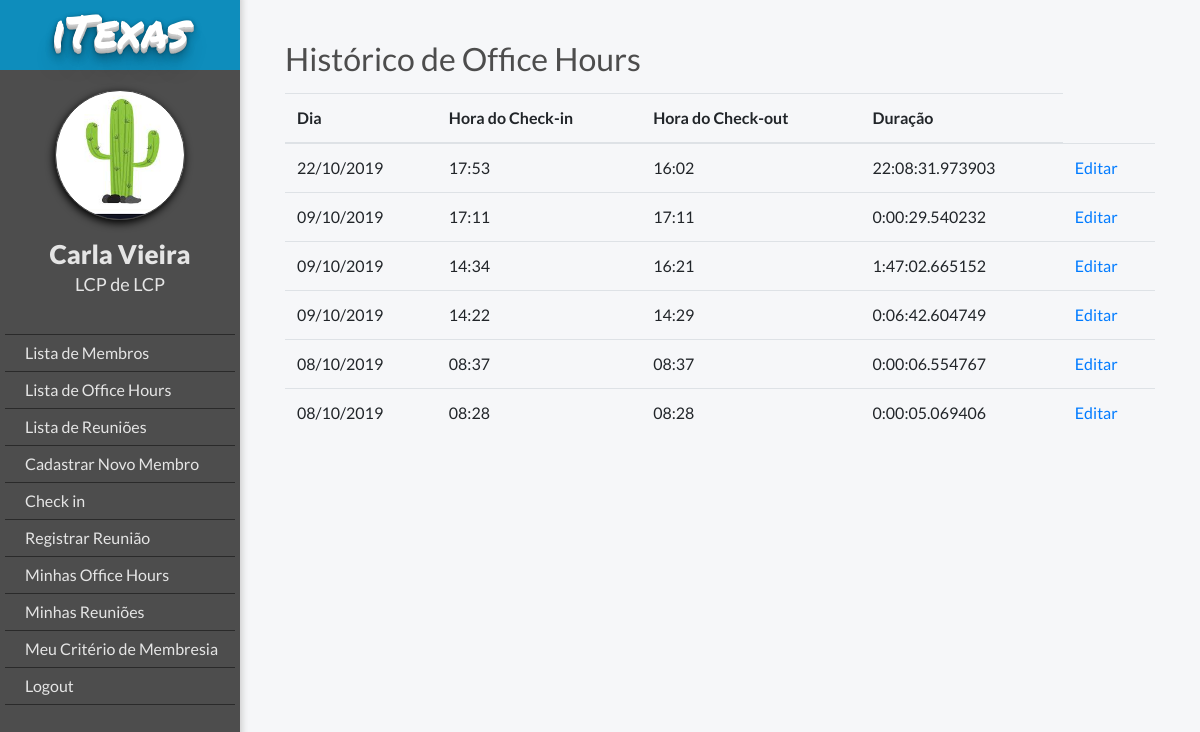
Page /office_hours/myhistory/ (signed in) on the committed database.
### members/models.py (models this page shows, shortened)
class MyUser(AbstractBaseUser):
    POST = (('1,', 'LCP'), ('2', 'LCVP'), ('3', 'TLB'), ('4', 'Membro'))
    DEPARTMENT = (
    ('1', 'LCP'), ('2', 'PM'), ('3', 'F&L'), ('4', 'B2C'), ('5', 'B2B'), ('6', 'OGE'), ('7', 'OGT'), ('8', 'OGV'),
    ('9', 'IGE'), ('10', 'IGT'),)
    email = models.EmailField(verbose_name='E-mail', max_length=255, unique=True)
    podio_code = models.CharField(max_length=10, verbose_name='ID do Podio', unique=True)
    first_name = models.CharField(max_length=20, verbose_name='Nome')
    last_name = models.CharField(max_length=20, verbose_name='Sobrenome')
    post = models.CharField(max_length=2, choices=POST, blank=True, null=True, verbose_name='Cargo')
    department = models.CharField(max_length=2, choices=DEPARTMENT, blank=True, null=True, verbose_name='Área')
    leader = models.ForeignKey("MyUser", blank=True, null=True, on_delete=models.SET_NULL, verbose_name='Líder')
    is_working = models.BooleanField(default=False)
    is_active = models.BooleanField(default=True, verbose_name='Está ativo')
    is_admin = models.BooleanField(default=False, verbose_name='É administrador')
    objects = MyUserManager()
    USERNAME_FIELD = 'podio_code'
    REQUIRED_FIELDS = ['email', 'first_name']

### office_hours/models.py (models this page shows)
class OfficeHour(models.Model):
    member = models.ForeignKey(MyUser, verbose_name='Membro', on_delete=models.CASCADE)
    date = models.DateField(verbose_name='Dia', default=date.today)
    checkin_time = models.DateTimeField(verbose_name='Hora do check-in', default=timezone.now)
    checkout_time = models.DateTimeField(verbose_name='Hora do check-out', blank=True, null=True)
    duration = models.DurationField(verbose_name='Duração', blank=True, null=True, help_text=('[DD] [HH:[MM:]] format'))

### office_hours/views.py (the view)
# urls.py: path('myhistory/', views.myhistory, name='office_hours_history'),
@login_required
def myhistory(request):
    office_hours = OfficeHour.objects.filter(member=request.user).order_by('-checkin_time')
    return render(request, 'office_hours/myhistory.html', {'office_hours': office_hours, 'request_user': request.user})

### templates/office_hours/myhistory.html
{% extends "base.html" %}
{% if user.is_authenticated %}
    {% block body_block %}
        <h2 class="title">Histórico de Office Hours</h2>
        <table class="table">
            <thead>
            <tr>
                <th class="table-column">Dia</th>
                <th class="table-column">Hora do Check-in</th>
                <th class="table-column">Hora do Check-out</th>
                <th class="table-column">Duração</th>
            </tr>
            </thead>
                <tbody>
            {% for office_hour in office_hours %}
                <tr>
                    <td>{{ office_hour.date|date:'d/m/Y' }}</td>
                    <td>{{ office_hour.checkin_time|date:'H:i' }}</td>
                    <td>{{ office_hour.checkout_time|date:'H:i' }} </td>
                    <td id="duration">{{ office_hour.duration }}</td>
                    <td><a href="{% url 'officehour_edit' office_hour.id %}">Editar</a></td>
                </tr>
            {% endfor %}
                </tbody>
                </table>
    {% endblock %}
{% else %}
    <h2>Logar</h2>
{% endif %}

### templates/base.html (shortened to what this page needs)
{% load static %}
<!DOCTYPE html>
<html lang="en">
<head>
    <link rel="stylesheet" href="https://stackpath.bootstrapcdn.com/bootstrap/4.3.1/css/bootstrap.min.css"
>
    <link rel="stylesheet" href="https://maxcdn.bootstrapcdn.com/font-awesome/4.5.0/css/font-awesome.min.css">
    <link rel="stylesheet" href="{% static 'css/style.css' %}">
</head>
<body>
{% if user.is_authenticated %}
    <div class="ogr-container">
    <div class="page-body">
    <div class="lateral-menu">
        <div class="logo-area">
            <h2 class="logo-mobile">iTexas</h2>
        </div>
        <div class="menu-area">
            <div class="profile-picture"></div>
            <div class="member-infos">
                <a class="member-name" href="{% url 'member_edit' user.podio_code %}">{{ request_user.first_name }} {{ request_user.last_name }}</a>
                <h3 class="member-area">{{ request_user.get_post_display }} de {{ request_user.get_department_display }}</h3>
            </div>
            <ul class="function-list">
                {% if user.is_admin %}
                <li><a href="{% url 'member_list' %}" class="button">Lista de Membros</a></li>
                <li><a href="{% url 'officehour_list' %}" class="button">Lista de Office Hours</a></li>
                <li><a href="{% url 'meeting_list' %}" class="button">Lista de Reuniões</a></li>
                <li><a href="{% url 'register' %}" class="button">Cadastrar Novo Membro</a></li>
                {% endif %}
                {% if user.is_working %}
                    <li><a href="{% url 'check' %}" class="button">Check out</a></li>
                {% else %}
                    <li><a href="{% url 'check' %}" class="button">Check in</a></li>
                {% endif %}
                <li><a href="{% url 'new_meeting' %}" class="button">Registrar Reunião</a></li>
                <li><a href="{% url 'office_hours_history' %}" class="button">Minhas Office Hours</a></li>
                <li><a href="{% url 'my_meetings' %}" class="button">Minhas Reuniões</a></li>
                <li><a href="{% url 'member_report' user.podio_code %}" class="button">Meu Critério de Membresia</a></li>
                {% if user.is_authenticated %}
                    <li><a href="{% url 'user_logout' %}">Logout</a></li>
                {% else %}
                    <li><a class="navbar-link" href="{% url 'user_login' %}">Login</a></li>
                {% endif %}
            </ul>
        </div>
    </div>
    <div  id="body-content" class="body-content">
        <div class="body-container">
            {% block body_block %}
            {% endblock %}
        </div>
    </div>
{% endif %}
</div>
</body>
</html>

### static/css/style.css (style rules this page uses)
* { font-family: 'Lato', sans-serif; font-size: 16px; }
body { background-color: #f6f7f9; }
.ogr-container { display: flex; justify-content: center; align-items: center; margin: 0 auto; background-color: #f6f7f9; flex-direction: column; }
.body-content { width: 100%; }
.profile-picture { border: 1px #444444 solid; background-position: center; background-size: cover; width: 150px; height: 150px; border-radius: 75px; box-shadow: -1px 3px 8px 0px #000000; }
.member-infos .member-name { margin-top: 15px; font-size: 26px; font-weight: 800; }
.member-infos .member-area { font-size: 18px; font-weight: 500; }
.page-body { width: 100%; display: flex; margin: 0 auto; }
.page-body .lateral-menu { max-width: 300px; width: 300px; background-color: #4D4D4D; float: left; box-shadow: 1px -6px 7px 1px #cccccc; }
.menu-area { display: flex; flex-direction: column; align-items: center; padding: 20px 5px; }
.page-body .lateral-menu .logo-area { display: flex; justify-content: center; align-items: center; background-color: #4AB9F1; height: 70px; color: #FFFFFF; background: #0e8dbc; text-shadow: 0 1px 0 #CCCCCC, 0 2px 0 #c9c9c9, 0 3px 0 #bbb, 0 4px 0 #b9b9b9, 0 5px 0 #aaa, 0 6px 1px rgba(0,0,0,.1), 0 0 5px rgba(0,0,0,.1), 0 1px 3px rgba(0,0,0,.3), 0 3px 5px rgba(0,0,0,.2), 0 5px 10px rgba(0,0,0,.25), 0 10px 10px rgba(0,0,0,.2), 0 20px 20px rgba(0,0,0,.15); }
.logo-mobile { font-family: 'Permanent Marker', cursive; font-size: 46px; font-weight: 300; }
.lateral-menu .profile-picture { width: 130px; height: 130px; }
.lateral-menu .member-infos { display: flex; flex-direction: column; align-items: center; color: #e5e5e5; }
.lateral-menu ul { display: flex; align-items: center; flex-direction: column; padding-top: 4rem; color: white; font-weight: 900; list-style-type: none; padding: 30px 0; list-style-type: none; width: 100%; cursor: pointer; }
.lateral-menu li { padding: 6px 0 6px 20px; border-bottom: 1px #2a2a2a solid; width: 100%; cursor: pointer; font-size: 16px; }
.lateral-menu a { color: #e5e5e5; font-weight: normal; }
.lateral-menu li:first-child { border-top: 1px #2a2a2a solid; }
.body-container { padding: 40px 45px; }
.body-container .title { font-size: 32px; color: #4D4D4D; font-weight: 400; }
.body-container .table { margin-top: 15px; }

### rows in the picture
MyUser: first_name "Carla", last_name "Vieira", post "LCP", department "LCP"
OfficeHour: date "22/10/2019", checkin_time "17:53", checkout_time "16:02", duration "22:08:31.973903"
OfficeHour: date "09/10/2019", checkin_time "17:11", checkout_time "17:11", duration "0:00:29.540232"
OfficeHour: date "09/10/2019", checkin_time "14:34", checkout_time "16:21", duration "1:47:02.665152"
OfficeHour: date "09/10/2019", checkin_time "14:22", checkout_time "14:29", duration "0:06:42.604749"
OfficeHour: date "08/10/2019", checkin_time "08:37", checkout_time "08:37", duration "0:00:06.554767"
OfficeHour: date "08/10/2019", checkin_time "08:28", checkout_time "08:28", duration "0:00:05.069406"
